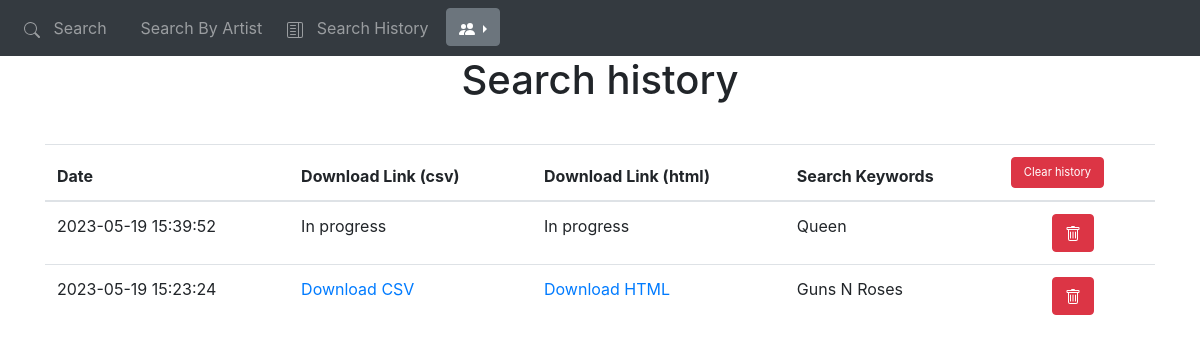
The app's page /history (signed in), older data.
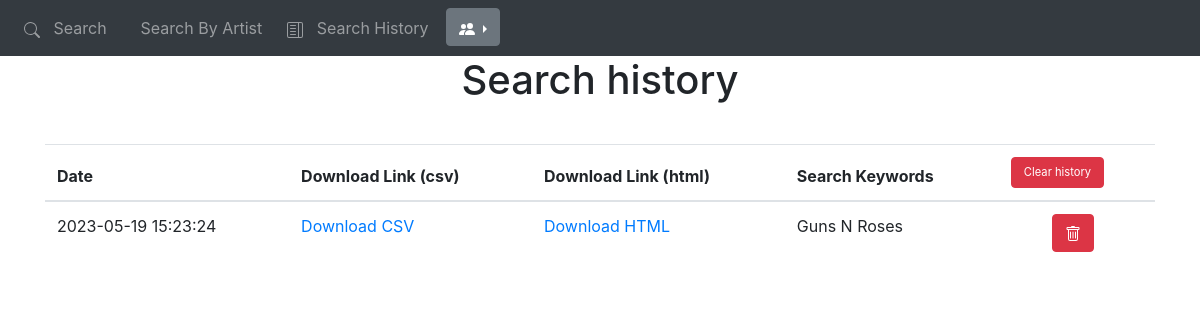
The same page, newer data.
### sd_app/models.py (models this page shows)
class Search(db.Model):
    id = db.Column(db.Integer, primary_key=True)
    date = db.Column(db.DateTime(timezone=True), default=func.now())
    user = db.Column(db.String(150))
    keywords = db.Column(db.String(150))
    csv_path = db.Column(db.String(150))
    html_path = db.Column(db.String(150))
    user_id = db.Column(db.Integer, db.ForeignKey("user.id"))
    by_artist = db.Column(db.Integer, default=0)
    user_inst = db.relationship("User", back_populates="searches")

### sd_app/views.py (the view)
@views.route('/history', methods=['GET'])
@login_required
def history():
    return render_template("history.html",
                           user=current_user,
                           searches=Search.query.filter_by(user_id=current_user.id).order_by(
                               Search.date.desc()).all(),
                           json_load=json.loads,
                           set=set)

### sd_app/__init__.py (called while the page is built)
def create_app():
    global app
    app = Flask(__name__)
    app.config['SECRET_KEY'] = 'THISISTHESECRETKEY'
    app.config['SQLALCHEMY_DATABASE_URI'] = db_string_conn
    db.init_app(app)
    env = Environment(  # Jinja env
        loader=PackageLoader("sd_app"),
        autoescape=select_autoescape()
    )
    from .views import views
    from .auth import auth
    from .api import api
    app.register_blueprint(views, url_prefix='/')
    app.register_blueprint(auth, url_prefix='/')
    app.register_blueprint(api, url_prefix='/api/')
    from .models import User
    create_database(app)
    login_manager = LoginManager()
    login_manager.login_view = 'auth.login'
    login_manager.init_app(app)
    @login_manager.user_loader
    def load_user(id):
        return User.query.get(int(id))
    return app

### sd_app/templates/history.html (shortened to what this page needs)
{% extends "base.html" %} {% block title %}Search history{% endblock %}
{% block content %}
<h1 align="center" style="margin-bottom:1em">Search history</h1>
<table class="table" id="keyword-table">
    <thead>
        <tr>
        <th scope="col">Date</th>
        <th scope="col">Download Link (csv)</th>
        <th scope="col">Download Link (html)</th>
        <th scope="col">Search Keywords</th>
        <th scope="col" colspan="2">
          <button type="button" class="btn btn-danger" onClick="clear_table('history')" style="font-size:70%">Clear history</button>
        </th>
        </tr>
    </thead>
    <tbody>
        {%for search in searches %}
    <tr>
    <td>
        {{search.date.strftime('%Y-%m-%d %H:%M:%S')}}
    </td>
    <td>
        {% if search.csv_path != 'In progress' %}
      <a href="{{ url_for('views.download', filename=search.csv_path) }}">Download CSV</a>
        {% else %}
        In progress
        {% endif %}
    </td>
    <td>
        {% if search.html_path != 'In progress' %}
      <a href="{{ url_for('views.download', filename=search.html_path) }}">Download HTML</a>
        {% else %}
        In progress
        {% endif %}
    </td>
    {% if search.by_artist == 0 %}
        <td>
            {{ ', '.join(set(json_load(search.keywords).get('keyword').values())) }}
        </td>
        <td class="column_action">
            <button type="button" class="btn btn-info" onClick="repeat_search({{ search.keywords }})">
            <svg xmlns="http://www.w3.org/2000/svg" width="16" height="16" fill="currentColor" class="bi bi-arrow-clockwise" viewBox="0 0 16 16">
                <path fill-rule="evenodd" d="M8 3a5 5 0 1 0 4.546 2.914.5.5 0 0 1 .908-.417A6 6 0 1 1 8 2v1z"/>
                <path d="M8 4.466V.534a.25.25 0 0 1 .41-.192l2.36 1.966c.12.1.12.284 0 .384L8.41 4.658A.25.25 0 0 1 8 4.466z"/>
            </svg> Restore input
            </button>
        </td>
    {% else %}
    <td>
        {{ search.keywords }}
    </td>
    <td>
    </td>
    {% endif %}
    <td class="column_action">
        <button type="button" class="btn btn-danger" onClick="delete_row({{ search.id }}, 'history')">
        </button>
    </td>
    </tr>
        {% endfor %}
  </tbody>
</table>
{% endblock %}

### sd_app/templates/base.html (shortened to what this page needs)
<!DOCTYPE html>
<html>
  <head>
    <link
      rel="stylesheet"
      href="https://stackpath.bootstrapcdn.com/bootstrap/4.4.1/css/bootstrap.min.css"
    />
    <link rel="stylesheet" href="{{ url_for('static', filename='base.css') }}">
  </head>
  <body>
    <nav class="navbar navbar-expand-lg navbar-dark bg-dark">
      <div class="collapse navbar-collapse" id="navbar">
        <div class="navbar-nav">
          {% if user.is_authenticated %}
          <a class="nav-item nav-link" id="search" href="/search">
            &nbsp Search &nbsp
          </a>
          <a class="nav-item nav-link" id="search-by-artist" href="/search-by-artist">
            &nbsp Search By Artist &nbsp
          </a>
          <a class="nav-item nav-link" id="history" href="/history">
            &nbsp Search History &nbsp
          </a>
          <div class="dropdown dropright">
            <button class="btn btn-secondary dropdown-toggle" type="button" id="dropdownMenuButton" data-toggle="dropdown" aria-haspopup="true" aria-expanded="false">
            </button>
          </div>
          {% endif %}
        </div>
      </div>
    </nav>
    <div class="container">{% block content %}
    {% endblock %}
    </div>
  </body>
</html>

Row changes from the older to the newer data that the page shows:
removed Search: date "2023-05-19 15:39:52", csv_path "In progress", html_path "In progress", keywords "Queen"
